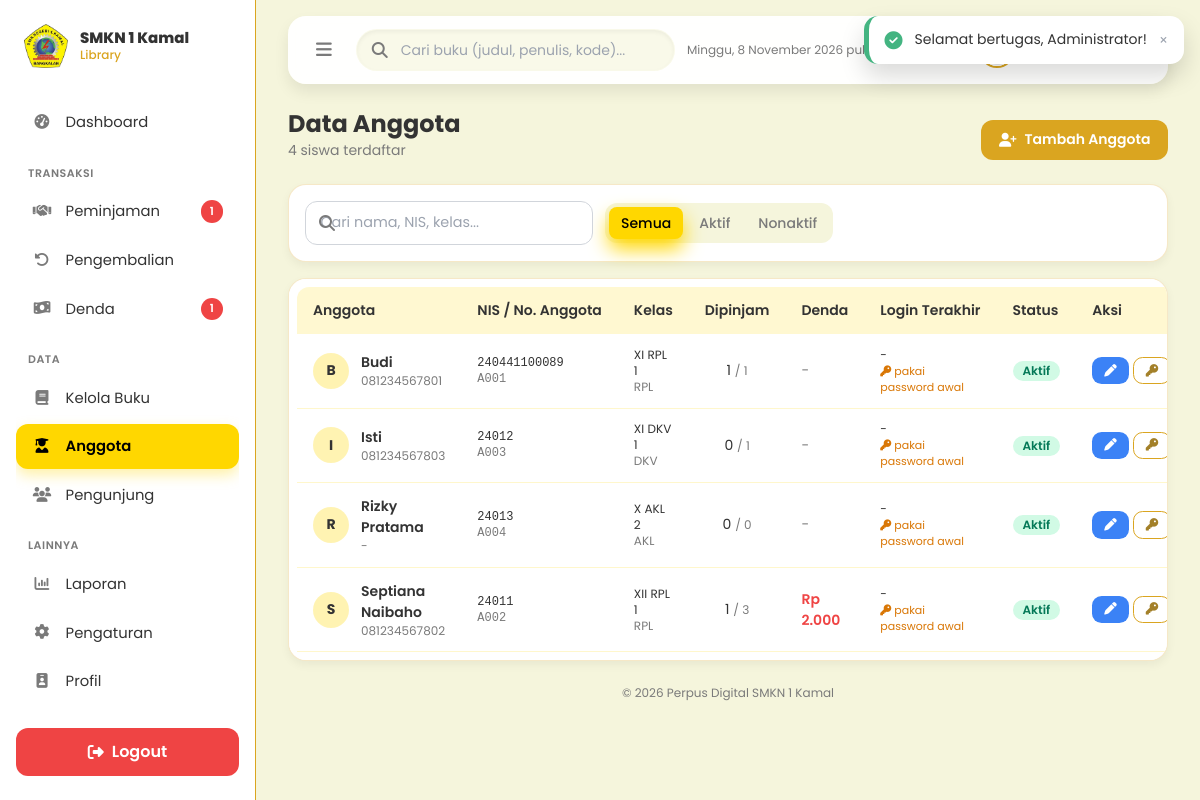
Page /dashboard_admin.php?page=anggota (signed in) on the committed database.
### tables this page shows
CREATE TABLE `anggota` (
  `id_anggota`           INT(11) NOT NULL AUTO_INCREMENT,
  `nomor_anggota`        VARCHAR(30)  NOT NULL,
  `nis`                  VARCHAR(20)  NOT NULL,
  `nama`                 VARCHAR(100) NOT NULL,
  `kelas`                VARCHAR(20)  NOT NULL,
  `jurusan`              VARCHAR(50)  NOT NULL,
  `no_hp`                VARCHAR(20)  NULL DEFAULT NULL,
  `password`             VARCHAR(255) NOT NULL COMMENT 'hash password_hash()',
  `harus_ganti_password` TINYINT(1) NOT NULL DEFAULT 1 COMMENT '1 = wajib ganti saat login',
  `status`               ENUM('aktif','nonaktif') NOT NULL DEFAULT 'aktif',
  `last_login`           DATETIME NULL DEFAULT NULL,
  `created_at`           TIMESTAMP NOT NULL DEFAULT CURRENT_TIMESTAMP,
  PRIMARY KEY (`id_anggota`),
  UNIQUE KEY `uk_nomor_anggota` (`nomor_anggota`),
  UNIQUE KEY `uk_nis` (`nis`)
);

### pages/admin/anggota.php (the view, shortened to what this page needs)
<?php
$fStatus = $_GET['status'] ?? '';
$where = $fStatus === 'aktif' || $fStatus === 'nonaktif' ? "WHERE a.status = '$fStatus'" : '';
$list = db_all("SELECT a.*,
   (SELECT COUNT(*) FROM peminjaman p WHERE p.id_anggota = a.id_anggota AND p.status IN ('dipinjam','diajukan_kembali')) dipinjam,
   (SELECT COUNT(*) FROM peminjaman p WHERE p.id_anggota = a.id_anggota) total_pinjam,
   (SELECT COALESCE(SUM(jumlah),0) FROM denda d WHERE d.id_anggota = a.id_anggota AND d.status = 'belum_dibayar') denda
   FROM anggota a $where ORDER BY a.nama");
?>
<div class="card mb-4 flex flex-wrap items-center gap-3 p-4">
  <?= filter_box('#tbl-anggota tbody tr', 'Cari nama, NIS, kelas...') ?>
  <div class="flex gap-1 rounded-xl bg-krem p-1 text-sm">
    <?php foreach (['' => 'Semua', 'aktif' => 'Aktif', 'nonaktif' => 'Nonaktif'] as $k => $v): ?>
      <a href="?page=anggota&status=<?= $k ?>" class="rounded-lg px-3 py-1.5 font-medium <?= $fStatus === $k ? 'bg-gold text-black shadow-gold' : 'text-soft hover:text-ink' ?>"><?= $v ?></a>
    <?php endforeach; ?>
  </div>
</div>
<div class="card overflow-x-auto p-2">
  <table class="tbl" id="tbl-anggota">
    <thead><tr><th>Anggota</th><th>NIS / No. Anggota</th><th>Kelas</th><th class="text-center">Dipinjam</th><th>Denda</th><th>Login Terakhir</th><th>Status</th><th class="text-right">Aksi</th></tr></thead>
    <tbody>
    <?php foreach ($list as $a): $fill = $a + ['judul_modal' => 'Edit Anggota', 'info_pw' => 'Password tidak berubah. Gunakan tombol Reset Password bila siswa lupa.']; unset($fill['password']); ?>
      <tr data-search="<?= e($a['nama'] . ' ' . $a['nis'] . ' ' . $a['nomor_anggota'] . ' ' . $a['kelas'] . ' ' . $a['jurusan']) ?>">
        <td>
          <div class="flex items-center gap-3">
            <span class="flex h-9 w-9 shrink-0 items-center justify-center rounded-full bg-gold/30 font-bold"><?= e(mb_strtoupper(mb_substr($a['nama'], 0, 1))) ?></span>
            <div><p class="font-semibold"><?= e($a['nama']) ?></p><p class="text-xs text-soft"><?= e($a['no_hp'] ?: '-') ?></p></div>
          </div>
        </td>
        <td class="font-mono text-xs"><?= e($a['nis']) ?><br><span class="text-soft"><?= e($a['nomor_anggota']) ?></span></td>
        <td class="text-xs"><?= e($a['kelas']) ?><br><span class="text-soft"><?= e($a['jurusan']) ?></span></td>
        <td class="text-center"><?= (int)$a['dipinjam'] ?> <span class="text-xs text-soft">/ <?= (int)$a['total_pinjam'] ?></span></td>
        <td class="<?= $a['denda'] ? 'font-semibold text-merah' : 'text-soft' ?>"><?= $a['denda'] ? rupiah($a['denda']) : '-' ?></td>
        <td class="text-xs"><?= tgl($a['last_login'], true) ?><?= $a['harus_ganti_password'] ? '<br><span class="text-[11px] text-amber-600"><i class="fa-solid fa-key"></i> pakai password awal</span>' : '' ?></td>
        <td><?= status_badge($a['status']) ?></td>
        <td class="whitespace-nowrap text-right">
          <div class="inline-flex gap-1">
            <button class="btn btn-sm bg-blue-500 text-white hover:bg-blue-600" title="Edit" data-modal-open="modal-anggota" data-fill='<?= e(json_encode($fill)) ?>'><i class="fa-solid fa-pen"></i></button>
            <form method="post" action="aksi_admin.php" data-confirm="Reset password <?= e($a['nama']) ?> menjadi NIS (<?= e($a['nis']) ?>)? Siswa wajib mengganti saat login.">
              <button class="btn btn-sm btn-outline" title="Reset password ke NIS"><i class="fa-solid fa-key"></i></button>
            </form>
          </div>
        </td>
      </tr>
    <?php endforeach; ?>
    </tbody>
  </table>
</div>

### includes/functions.php (shortened to what this page needs)
<?php
function e($v): string
{
    return htmlspecialchars((string)($v ?? ''), ENT_QUOTES, 'UTF-8');
}
function db_query(string $sql, array $params = [])
{
    global $conn;
    $stmt = $conn->prepare($sql);
    if ($params) {
        $types = '';
        foreach ($params as $p) {
            $types .= is_int($p) ? 'i' : (is_float($p) ? 'd' : 's');
        }
        $stmt->bind_param($types, ...$params);
    }
    $stmt->execute();
    return $stmt;
}
function db_all(string $sql, array $params = []): array
{
    $res = db_query($sql, $params)->get_result();
    return $res ? $res->fetch_all(MYSQLI_ASSOC) : [];
}
function rupiah($n): string
{
    return 'Rp ' . number_format((int)$n, 0, ',', '.');
}
function tgl($date, bool $withTime = false): string
{
    if (!$date) return '-';
    $bulan = ['', 'Jan', 'Feb', 'Mar', 'Apr', 'Mei', 'Jun', 'Jul', 'Agu', 'Sep', 'Okt', 'Nov', 'Des'];
    $t = strtotime($date);
    $s = date('j', $t) . ' ' . $bulan[(int)date('n', $t)] . ' ' . date('Y', $t);
    return $withTime ? $s . ', ' . date('H:i', $t) : $s;
}
function status_badge(string $status): string
{
    $map = [
        'menunggu'         => ['Menunggu', 'bg-amber-100 text-amber-700'],
        'dipinjam'         => ['Dipinjam', 'bg-gold/20 text-gold-dark'],
        'diajukan_kembali' => ['Diajukan Kembali', 'bg-sky-100 text-sky-700'],
        'dikembalikan'     => ['Dikembalikan', 'bg-emerald-100 text-emerald-700'],
        'ditolak'          => ['Ditolak', 'bg-red-100 text-red-600'],
        'dibatalkan'       => ['Dibatalkan', 'bg-gray-100 text-gray-500'],
        'belum_dibayar'    => ['Belum Dibayar', 'bg-red-100 text-red-600'],
        'lunas'            => ['Lunas', 'bg-emerald-100 text-emerald-700'],
        'aktif'            => ['Aktif', 'bg-emerald-100 text-emerald-700'],
        'nonaktif'         => ['Nonaktif', 'bg-gray-100 text-gray-500'],
    ];
    [$label, $cls] = $map[$status] ?? [ucfirst($status), 'bg-gray-100 text-gray-600'];
    return '<span class="inline-flex items-center rounded-full px-2.5 py-0.5 text-xs font-semibold ' . $cls . '">' . e($label) . '</span>';
}

### assets/css/app.css (style rules this page uses)
body { font-family: 'Poppins', sans-serif; color: #333; }
.card { background: #fff; border-radius: 18px; border: 1px solid rgba(218,165,32,.25); box-shadow: 0 4px 10px rgba(0,0,0,.05); }
.tbl { width: 100%; border-collapse: separate; border-spacing: 0; font-size: .875rem; }
.tbl thead th { background: rgba(255,215,0,.18); color: #333; font-weight: 600; text-align: left; padding: .8rem 1rem; white-space: nowrap; }
.tbl thead th:first-child { border-top-left-radius: 12px; }
.tbl thead th:last-child { border-top-right-radius: 12px; }
.tbl tbody td { padding: .8rem 1rem; border-bottom: 1px solid rgba(255,215,0,.2); vertical-align: middle; }
.tbl tbody tr { transition: background .15s; }
.btn { display: inline-flex; align-items: center; justify-content: center; gap: .5rem; border-radius: .75rem; padding: .6rem 1.1rem; font-weight: 600; font-size: .875rem; transition: all .2s ease; cursor: pointer; }
.btn-gold { background: #DAA520; color: #fff; }
.btn-outline { border: 1px solid #DAA520; color: #A38029; background: #fff; }
.btn-sm { padding: .4rem .75rem; font-size: .78rem; border-radius: .6rem; }

### rows in the picture
anggota: nama "B", nama "Budi", no_hp "081234567801", nis "240441100089", nomor_anggota "A001", kelas "XI RPL 1", jurusan "RPL", dipinjam "1", total_pinjam "1", last_login "-", harus_ganti_password 1 (drawn)
anggota: nama "I", nama "Isti", no_hp "081234567803", nis "24012", nomor_anggota "A003", kelas "XI DKV 1", jurusan "DKV", dipinjam "0", total_pinjam "1", last_login "-", harus_ganti_password 1 (drawn)
anggota: nama "R", nama "Rizky Pratama", no_hp "-", nis "24013", nomor_anggota "A004", kelas "X AKL 2", jurusan "AKL", dipinjam "0", total_pinjam "0", last_login "-", harus_ganti_password 1 (drawn)
anggota: nama "S", nama "Septiana Naibaho", no_hp "081234567802", nis "24011", nomor_anggota "A002", kelas "XII RPL 1", jurusan "RPL", dipinjam "1", total_pinjam "3", denda "Rp 2.000", last_login "-", harus_ganti_password 1 (drawn)

### other values in the picture
$m[0] "Dashboard"
$m[1] "TRANSAKSI"
$m[0] "Peminjaman"
$m[2] "1"
$m[0] "Pengembalian"
$m[0] "Denda"
$m[1] "DATA"
$m[0] "Kelola Buku"
$m[0] "Anggota"
$m[0] "Pengunjung"
$m[1] "LAINNYA"
$m[0] "Laporan"
$m[0] "Pengaturan"
$m[0] "Profil"
$judul "Data Anggota"
